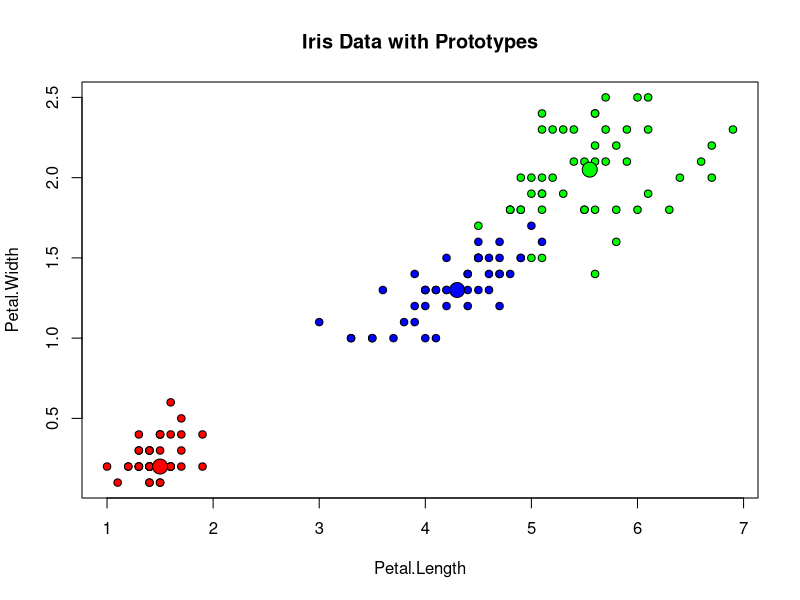

Reproduce this figure in R.
# Dataset overview
# https://vincentarelbundock.github.io/Rdatasets/datasets.html

USArrests
data <- USArrests
#Whats going on?
help(USArrests)


#Feature construction
last.letter.vowel = c()
for(i in 1:dim(USArrests)[1]) {
  capital = rownames(USArrests)[i]
  lenth.of.capital = nchar(capital)
  last.letter = substr(capital,lenth.of.capital, lenth.of.capital)
  if (last.letter %in% c('a','e','i','o','u','y')) {
    last.letter.vowel<-c(last.letter.vowel,1)
  }
  else {
    last.letter.vowel<-c(last.letter.vowel,0)
  }
}

data = cbind(data,last.letter.vowel)


install.packages('randomForest')
library(randomForest)

#https://cran.r-project.org/web/packages/randomForest/randomForest.pdf

data(iris)
# https://www.rdocumentation.org/packages/utils/versions/3.4.3/topics/data

iris.rf <- randomForest(iris[,-5], iris[,5], prox=TRUE)
# -5 removes column 5
# 5 selects only column 5
# note use of = sign
# Note documentation doesn't indicate boolean type expected

importance(iris.rf)
iris.rf.2 <- randomForest(iris[,3:4], iris[,5], prox=TRUE)
iris.rf.2




#Plotting nice
iris.p <- classCenter(iris[,-5], iris[,5], iris.rf$prox)
plot(iris[,3], iris[,4], pch=21, xlab=names(iris)[3], ylab=names(iris)[4],
bg=c("red", "blue", "green")[as.numeric(factor(iris$Species))],
main="Iris Data with Prototypes")
points(iris.p[,3], iris.p[,4], pch=21, cex=2, bg=c("red", "blue", "green"))
